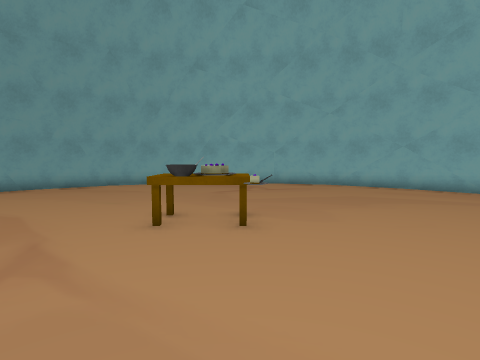
View 1 (above)

13 first-person views from a walk through a 3-D level made in the Unity game engine. The camera is 1.3 m above the floor, tilts 4° down and sees 80° across. The floor is counted in squares, 1 m on a side. Each view is taken from the middle of a square. On the plan, view 1 faces up. The plan holds only what a view shows up to about 13 squares ahead; the rest is blank. The place goes on beyond the plan. The player is left out. Some animated figures are not drawn. Some surface patterns are stand-ins.

View 2
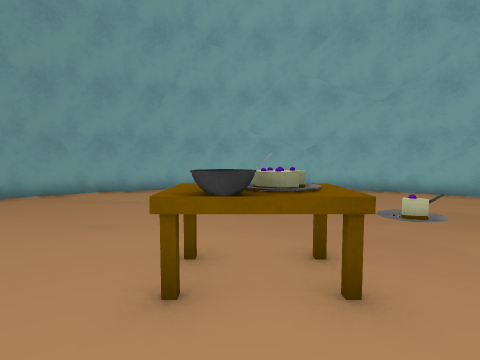

View 3
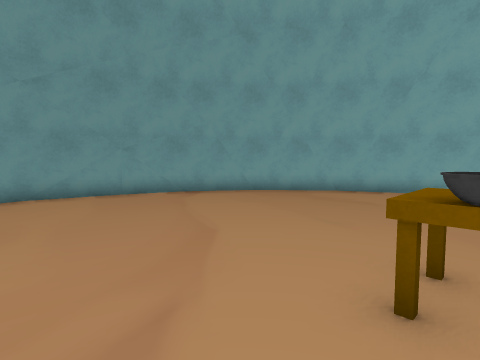

View 4
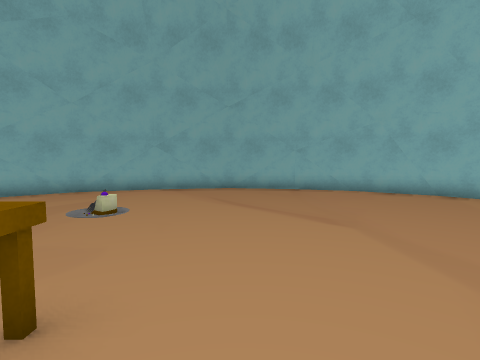

View 5
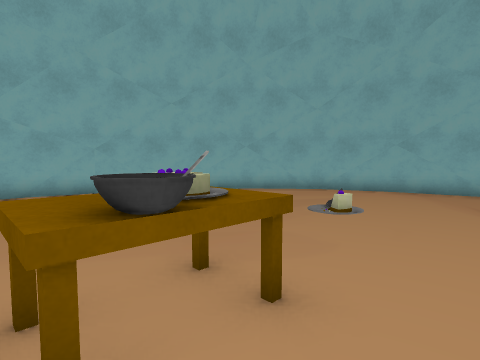

View 6
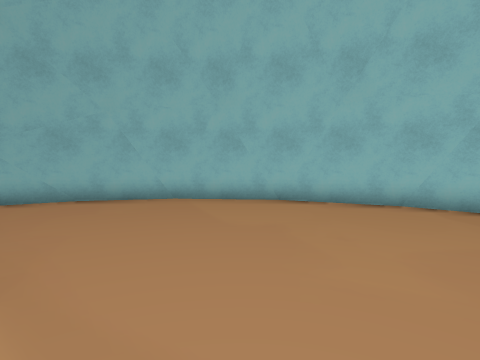

View 7
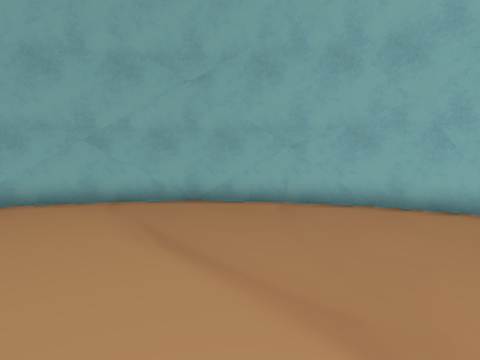

View 8
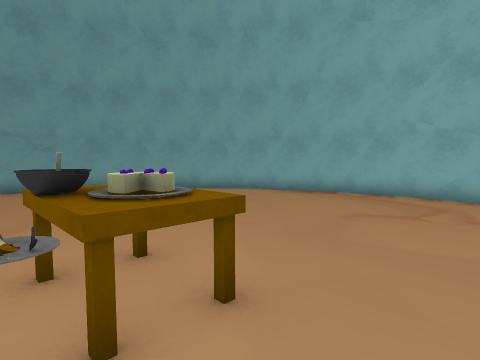

View 9
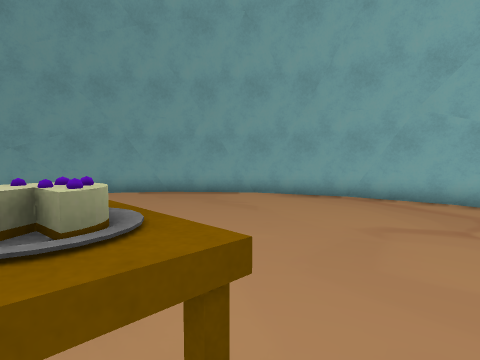

View 10
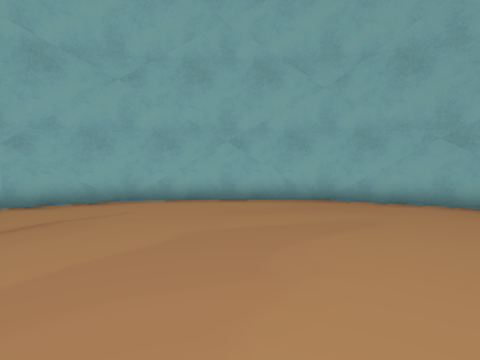

View 11
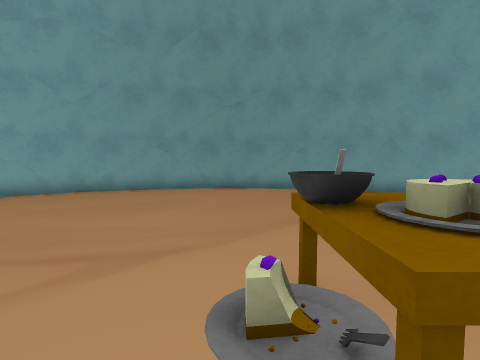

View 12
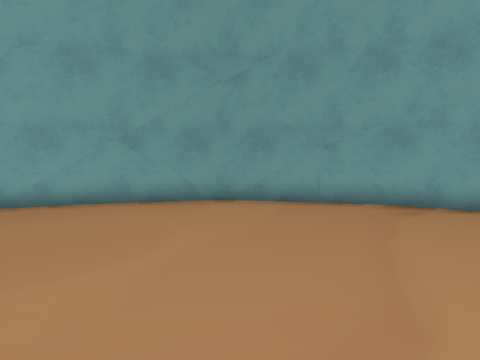

View 13
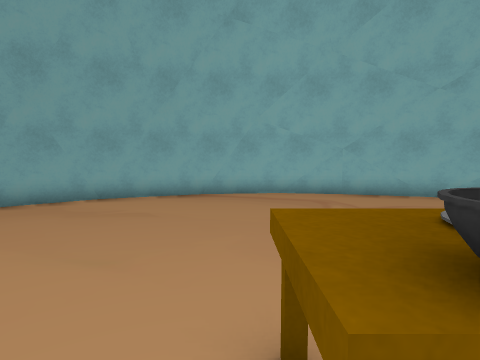

### Floor plan
Points are (right, up) in squares from view 1. A wall is a line through its corners. A room is listed if a view was taken in it or the views show most of it. See-through windows are left out.
Room 1 (views 1, 2, 3, 4, 5, 6, 7, 8, 9, 10, 11, 12, 13)
walls: (-10.4, -1.5) (-9, -3.4); (-11.6, 1.4) (-10.6, -1.4); (-10.2, -1.9) (-8.9, -3.4); (-11.5, 0.9) (-10.3, -1.6); (-12, 4.5) (-11.7, 1.7); (1.2, -6.9) (3.1, -6.4); (0.7, -7) (2.3, -6.8); (-12.2, 4.3) (-11.6, 1.2); (-11.7, 7.5) (-12.2, 4.8); (2.5, -6.7) (5.5, -5.5); (4.6, -5.8) (6.4, -4.7); (-10.6, 10.2) (-11.8, 7.5) (-12, 4.4); (5.7, -5.3) (8.2, -3.2); (-11.1, 9.5) (-11.7, 7.3); (-9.3, 12) (-10.9, 9.7); (7.6, -3.7) (9, -2.1); (-8.6, 12.7) (-9.9, 11.1); (8.4, -2.9) (9.9, -0.7); (-6.7, 14.3) (-9.2, 12.2); (9.6, -1.2) (10.8, 1.6) (11, 4.6); (-5.6, 14.9) (-7.5, 13.7); (-2.2, 15.9) (-4.3, 15.4); (10.7, 1.5) (11.2, 4.1); (10.1, -0.5) (10.8, 1.7); (11, 4.4) (10.7, 7.4); (-3.5, 15.8) (-6.6, 14.4); (-0.5, 16.1) (-3.3, 15.8); (4.7, 14.7) (1.9, 15.9) (-1.1, 16); (1.9, 15.8) (-0.3, 16.2); (10.6, 7.7) (9.6, 10.4); (10.5, 8.1) (9.3, 10.7); (11.2, 4.8) (10.6, 7.9); (7.4, 12.9) (5, 14.8); (7.1, 13.2) (4.6, 14.8); (9.4, 10.5) (7.6, 12.8); (4.5, 15.1) (1.8, 15.9); (9.3, 10.9) (7.3, 13)
low walls: (-1.4, 5.5) (-1.8, 5.5) (-1.8, 6.9); (0.2, 6.9) (0.2, 5.5) (-0.6, 5.5); (2.1, -6.9) (2.6, -6.8); (8.2, -3.4) (8.5, -3); (11.2, 4.4) (11.1, 5); (-0.1, 16.2) (-0.6, 16.2); (4.8, 14.9) (4.3, 15.1); (5.2, 14.7) (4.7, 15)
objects: other object (-1, 5) to (-1, 6)

Positions as (right, up) in squares from view 1, and headings:
1: (0, 0), facing up
2: (-1, 3), facing up
3: (-1, 3), facing up-left
4: (-2, 4), facing right
5: (-2, 4), facing up-right
6: (0, 2), facing down-right
7: (2, 3), facing right
8: (2, 5), facing up-left
9: (1, 6), facing up-left
10: (1, 6), facing up-right
11: (1, 5), facing left
12: (-3, 5), facing left
13: (-2, 5), facing up
